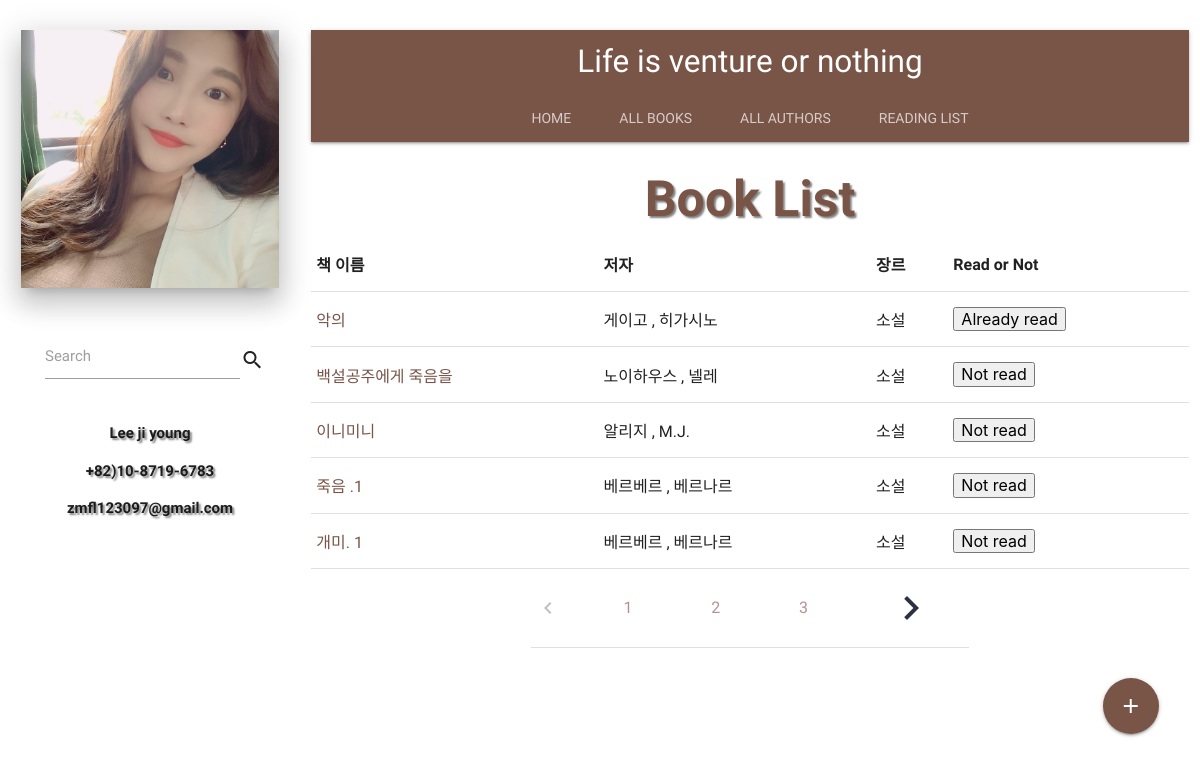
/catalog/books/, run on the app's committed database.
### catalog/models.py (models this page shows, shortened)
class Book(models.Model):
    bookname = models.CharField(max_length=200)
    author = models.ForeignKey('Author', on_delete=models.SET_NULL, null=True)
    summary = models.TextField()
    wrote_language = models.ForeignKey('Language', on_delete=models.SET_NULL, null=True)
    genre = models.ManyToManyField(Genre, help_text='Select a genre for this book')
    def __str__(self):
        return self.bookname

class Author(models.Model):
    first_name = models.CharField(max_length=100)
    last_name = models.CharField(max_length=100)
    image = StdImageField(
        upload_to=profile_image_upload_directory,
        verbose_name="저자 프로필 사진",
        blank=True,
        null=True,
    )
    class Meta:
        ordering = ['last_name', 'first_name']
    def __str__(self):
        return '{0} , {1}'.format(self.last_name, self.first_name)

class Genre(models.Model):
    name = models.CharField(max_length=200, help_text='Enter a book genre (e.g. Science Fiction)')
    def __str__(self):
        return self.name

### catalog/views.py (the view)
# urls.py: path('books/', views.book_list, name='book_list'),
def book_list(request):
    book_all = Book.objects.all()
    num_book_available = BookInstance.objects.filter(status='a').count()
    book_paginator = Paginator(book_all, 5)
    book_page = request.GET.get('page', 1)
    try:
        contacts = book_paginator.page(book_page)
        for i in contacts.object_list:
            print(i)
    except PageNotAnInteger:
        contacts = book_paginator.page(1)
    except EmptyPage:
        contacts = book_paginator.page(book_paginator.num_pages)
    return render(request, 'catalog/book_list.html',
                  {'book_all': book_all, 'num_book_available': num_book_available, 'contacts': contacts, })

### catalog/templates/catalog/book_list.html (shortened to what this page needs)
{% extends "catalog/base_generic.html" %}
{% load static %}
{% block content %}
<div class="container_index">
{% include 'catalog/components/_book_list.html' with book_all=book_all contacts=contacts %}
</div>
{% endblock %}

### catalog/templates/catalog/components/_book_list.html (shortened to what this page needs)
{% load static %}
<div class="container_index">
    <div class="valign-wrapper">
        <div id="container_title">Book List</div>
    </div>
</div>
<div class="container_table" id="search_book_list">
    <table class="table-striped">
        <thead>
        <tr>
            <th>책 이름</th>
            <th>저자</th>
            <th>장르</th>
            <th>Read or Not</th>
        </tr>
        </thead>
        <tbody>
         {% for contact in contacts.object_list %}
        <tr>
            <td><a href="{% url 'book_detail' contact.id %}">{{contact.bookname}}</a></td>
            <td>{{contact.author}}</td>
            <td>{% for genre in contact.genre.all %} {{ genre }} {% endfor %}</td>
            <td>
                {% if contact.already_read_set.all %}
                <input type="button" class="already_read" name="{{contact.id}}" value="Already read">
                {% else %}
                <input type="button" class="already_read" name="{{contact.id}}" value="Not read">
                {% endif %}
            </td>
        </tr>
        {% endfor %}
    </table>
</div>
<table class="pagination container" style="table-layout: fixed; width: 50%;">
    <tr>
        {% if contacts.has_previous %}
        <td><a class="paginator-letter"
               href="?page={{ contact.previous_page_number }}">
            <img src="{% static 'images/outline-chevron-left-black-24px.png' %}">
        </a></td>
        {% else %}
        <td><a class="paginator-letter" >
            <img src="{% static 'images/outline-chevron-left-lightgrey-24px.png' %}">
        </a></td>
        {% endif %}
        {% for n in contacts.paginator.page_range %}
        <td data-page-number="{{ n }}" class="page-number">
            <a href="?page={{ n }}" style="color: rosybrown">{{ n }}</a>
        </td>
        {% endfor %}
        {% if contacts.has_next %}
        <td><a class="paginator-letter" href="?page={{ contact.next_page_number }}">
            <img src="{% static 'images/outline-chevron-right-black-24px.png' %}">
        </a></td>
        {% else %}
        <td><a class="paginator-letter">
            <img src="{% static 'images/outline-chevron-right-lightgrey-24px.png' %}">
        </a></td>
        {% endif %}
    </tr>
</table>
<div class="right-align">
    <a href="{% url 'add_book' %}" class="btn-floating btn-large waves-effect waves-light brown "
       id="add-book-btn-floating"><i class="material-icons right">add</i></a>
</div>

### catalog/static/css/style.css (style rules this page uses)
body { font-family: 'Nanum Gothic', sans-serif; }
.container_index .valign-wrapper { justify-content: center; }
.container_index #container_title { text-shadow: 2px 2px 2px gray; font-size: 50px; font-weight: bold; color: #795548; margin-top: 20px; }
#add-book-btn-floating { margin: 30px; }
.table-striped { width: 100%; font-family: 'Nanum Gothic', sans-serif; }
.table-striped a { color: #795548; }
.table-striped thead { font-weight: bold; }

### data on the page
Book: bookname "악의", author "게이고 , 히가시노"
Genre: name "소설"
Book: bookname "백설공주에게 죽음을", author "노이하우스 , 넬레"
Book: bookname "이니미니", author "알리지 , M.J."
Book: bookname "죽음 .1", author "베르베르 , 베르나르"
Book: bookname "개미. 1", author "베르베르 , 베르나르"

### other printed values
{{ n }} "1" "2" "3"
